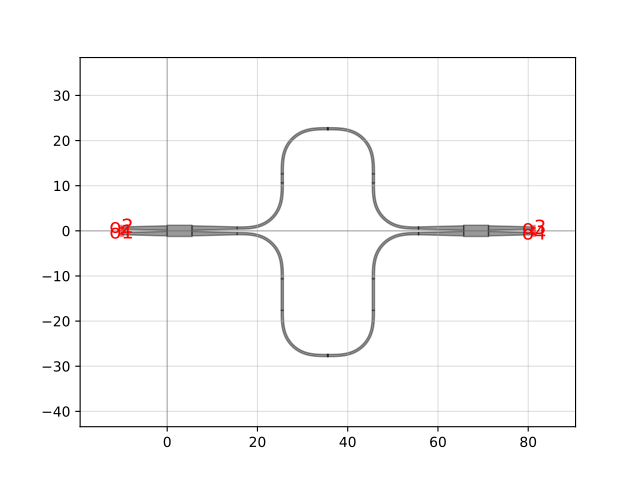

Here is the Python script that generated this plot:
import gdsfactory as gf

c = gf.components.mzi_lattice_mmi(coupler_widths=[None, None], coupler_widths_tapers=[1.0, 1.0], coupler_lengths_tapers=[10.0, 10.0], coupler_lengths_mmis=[5.5, 5.5], coupler_widths_mmis=[2.5, 2.5], coupler_gaps_mmis=[0.25, 0.25], taper_functions_mmis=[{'function': 'taper'}, {'function': 'taper'}], straight_functions_mmis=[{'function': 'straight'}, {'function': 'straight'}], cross_sections_mmis=['strip', 'strip'], delta_lengths=[10.0])
c.plot()
